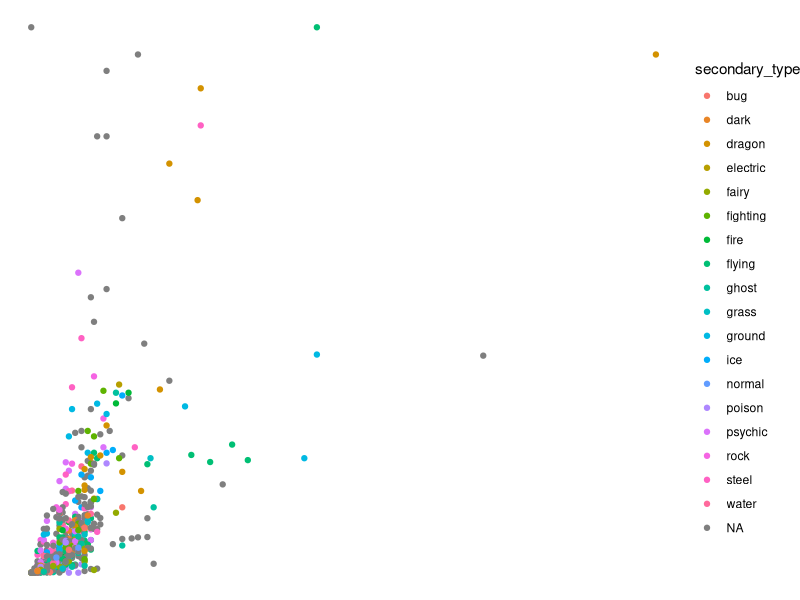
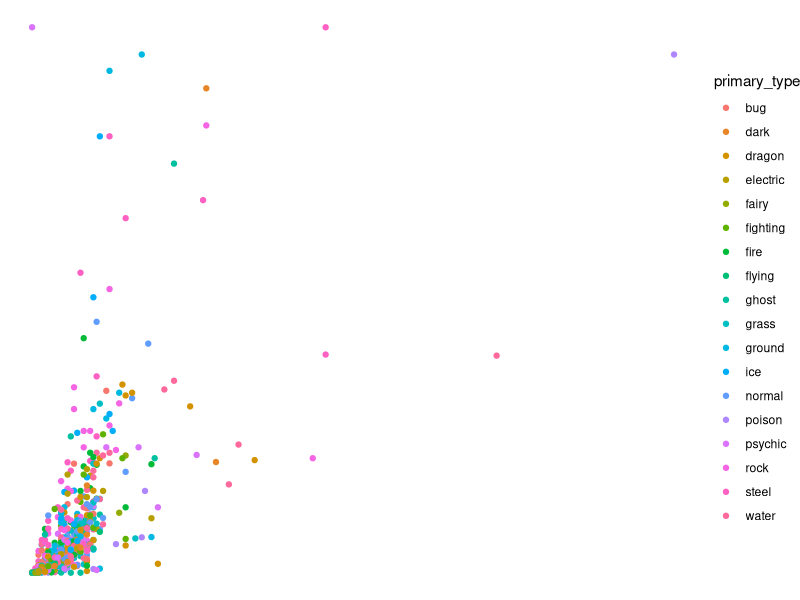

Recreate these plots in R, in order.
library(here)
library(tidyverse)
library(ggplot2)

pokemon <- read_csv(here("data", "pokemon.csv"))

ggplot(pokemon, aes(x = height_m, y = weight_kg, col = secondary_type)) +
  geom_point() +
  theme_void()

# abby's new brilliant idea
ggplot(pokemon, aes(x = height_m, y = weight_kg, col = primary_type)) +
  geom_point() +
  theme_void() 
